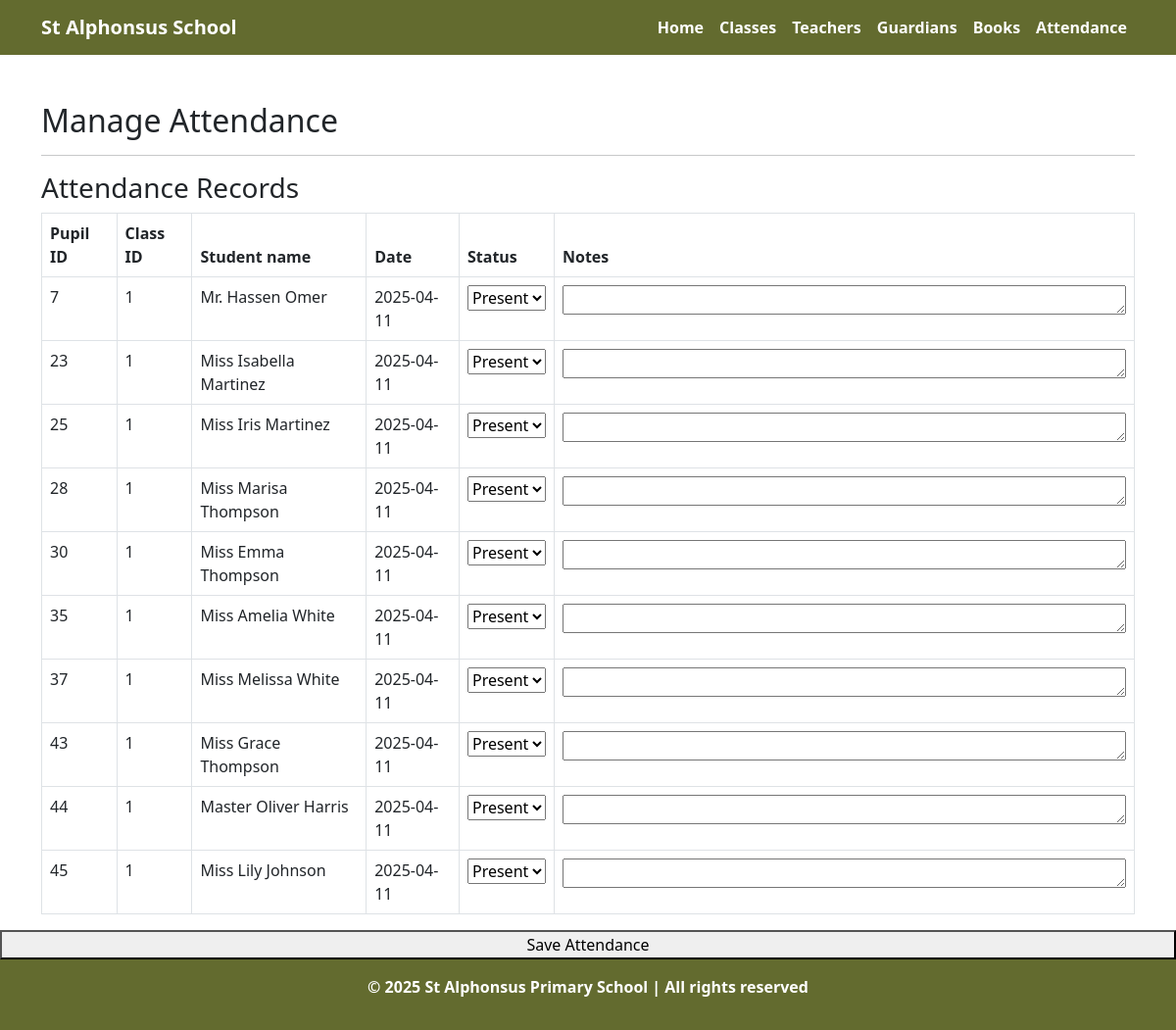
Page /Edit_Attendance.php?class_id=1 on the committed database.
### tables this page shows
CREATE TABLE `pupils` (
  `PupilID` int(11) NOT NULL,
  `Title` varchar(10) DEFAULT NULL,
  `FirstName` varchar(50) NOT NULL,
  `Surname` varchar(50) NOT NULL,
  `DOB` date DEFAULT NULL,
  `Address_Line1` varchar(100) DEFAULT NULL,
  `Address_Line2` varchar(100) DEFAULT NULL,
  `Address_Line3` varchar(100) DEFAULT NULL,
  `Postcode` varchar(10) DEFAULT NULL,
  `Medical_Allergy` text DEFAULT NULL,
  `Medical_Vaccination` text DEFAULT NULL,
  `ClassID` int(11) DEFAULT NULL,
  `Guardian1ID` int(11) DEFAULT NULL,
  `Guardian2ID` int(11) DEFAULT NULL,
  `Notes` text DEFAULT NULL
);

### Edit_Attendance.php (the view, shortened to what this page needs)
<?php
include 'config.php';
include 'header.php';
$currentDate = date('Y-m-d');
$classID = $_GET['class_id'];
?>
<div class="container mt-5">
    <h2>Manage Attendance</h2>
    <hr>
    <h3>Attendance Records</h3>
    <table id="attendtable" class="table table-bordered">
        <thead>
            <tr>
                <th>Pupil ID</th>
                <th>Class ID</th>
                <th>Student name</th>
                <th>Date</th>
                <th>Status</th>
                <th>Notes</th>
            </tr>
        </thead>
        <tbody>
        <?php
        $selcstmt = "SELECT ClassID, PupilID, Title, FirstName, Surname FROM pupils WHERE ClassID = '".$classID."'";
        $result = $conn->prepare($selcstmt);
        $result->execute();
        $AttendanceResult = $result->get_result();
        while ($row = $AttendanceResult->fetch_assoc()) {
            echo "<tr>
                <td>{$row['PupilID']}</td>
                <td>{$row['ClassID']}</td>
                <td>{$row['Title']} {$row['FirstName']} {$row['Surname']}</td>
                <td>{$currentDate}</td>
                <td><select><option value='Present'>Present</option><option value='Absent'>Absent</option></select></td>
                <td><textarea name='notes' rows='1' cols='60'></textarea></td>
            </tr>";
        }
        ?>
        </tbody>
    </table>
</div>
<button onclick="generateAndExecuteSQL()">Save Attendance</button>
<?php
include 'footer.php';
?>

### header.php (style rules this page uses)
html, body { height: 100%; margin: 0; display: flex; flex-direction: column; }

### rows in the picture
pupils: PupilID "7", ClassID "1", Title "Mr.", FirstName "Hassen", Surname "Omer"
pupils: PupilID "23", ClassID "1", Title "Miss", FirstName "Isabella", Surname "Martinez"
pupils: PupilID "25", ClassID "1", Title "Miss", FirstName "Iris", Surname "Martinez"
pupils: PupilID "28", ClassID "1", Title "Miss", FirstName "Marisa", Surname "Thompson"
pupils: PupilID "30", ClassID "1", Title "Miss", FirstName "Emma", Surname "Thompson"
pupils: PupilID "35", ClassID "1", Title "Miss", FirstName "Amelia", Surname "White"
pupils: PupilID "37", ClassID "1", Title "Miss", FirstName "Melissa", Surname "White"
pupils: PupilID "43", ClassID "1", Title "Miss", FirstName "Grace", Surname "Thompson"
pupils: PupilID "44", ClassID "1", Title "Master", FirstName "Oliver", Surname "Harris"
pupils: PupilID "45", ClassID "1", Title "Miss", FirstName "Lily", Surname "Johnson"
